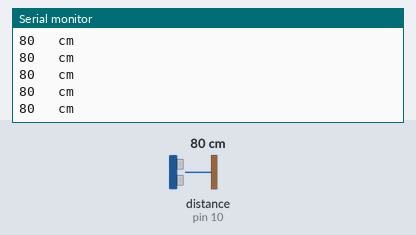
This sketch was run on a simulated Arduino Uno, built with avr-gcc and run on an emulated ATmega328P. On the bench: the last lines printed to the serial monitor. Wiring (inferred from the names in the program): ultrasonic range finder: trigger pin 9; echo pin 10. The inputs (shaded band) are chosen by the test bench; at power-on: distance to the obstacle (sensor on pin 10) 80 cm. The echo pulse lasts 58.3 µs per cm.

Above: at 1.2 s.
1.3 s: distance to the obstacle (sensor on pin 10) set to 9 cm
At 1.34 s:
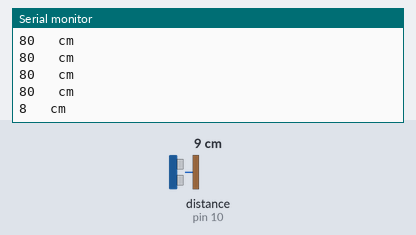
4.3 s: distance to the obstacle (sensor on pin 10) set to 18 cm
At 4.31 s:
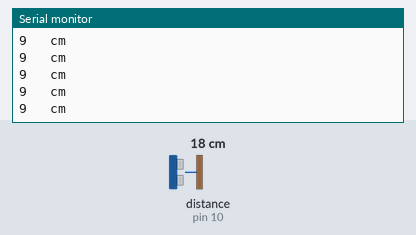
7.3 s: distance to the obstacle (sensor on pin 10) set to 120 cm
At 7.36 s:
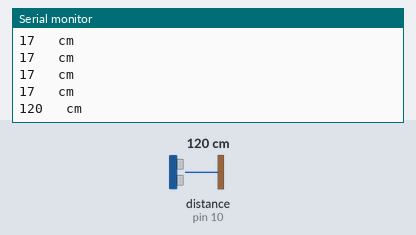
Timing chart, 0 to 10.3 s (numbered marks = the images above; inputs shaded):
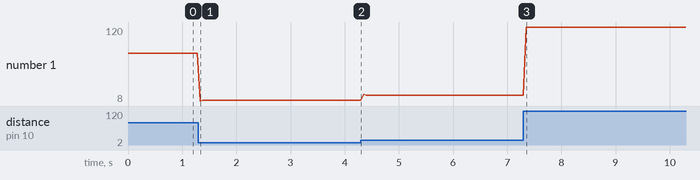

The sketch:

Ultrasonic_sensor_weatherproof.ino.ino
```cpp
/*
 * This code was sourced from https://www.dfrobot.com/wiki/index.php/Weather-proof_Ultrasonic_Sensor_SKU_:_SEN0207
 */

#define ECHOPIN 10// Pin to receive echo pulse
#define TRIGPIN 9// Pin to send trigger pulse
void setup(){
  Serial.begin(9600);
  pinMode(ECHOPIN, INPUT);
  pinMode(TRIGPIN, OUTPUT);
  digitalWrite(ECHOPIN, HIGH);
}
void loop(){
  digitalWrite(TRIGPIN, LOW); // Set the trigger pin to low for 2uS
  delayMicroseconds(2);
  digitalWrite(TRIGPIN, HIGH); // Send a 10uS high to trigger ranging
  delayMicroseconds(10);
  digitalWrite(TRIGPIN, LOW); // Send pin low again
  int distance = pulseIn(ECHOPIN, HIGH,26000); // Read in times pulse
  distance= distance/58;
  Serial.print(distance);
  Serial.println("   cm");
  delay(50);// Wait 50mS before next ranging
}
```

Measured:
- after the input at 1.3 s, the serial monitor: prints a new line at once (image 1)
- after the input at 7.3 s, the serial monitor: prints a new line after 0.05 s (image 3)
- plotted number 1: 80 → 9 after the input at 1.3 s, 9 → 17 after the input at 4.3 s, 17 → 120 after the input at 7.3 s
